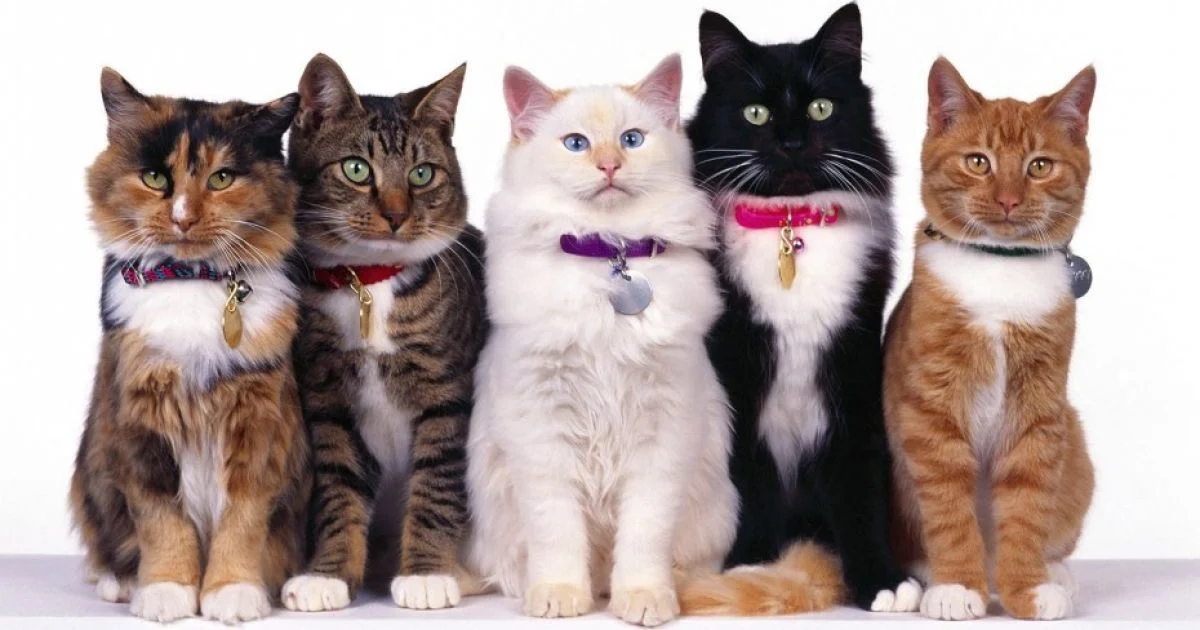
#> input picture 2024-2025/PMP-32/coursework/Viktoriia Pasichna/Gradient-Based Methods/Images/photo_cat.webp, 1200 x 630 px
$ python -i triangulation.py   (imports and definitions only)
#> lines starting #> are read from the running program, lines starting #| are printed output that depends on the picture; after the words box and inside, x2 and y2 are one past the last pixel; in counts of white or black regions, pixels touching at a corner belong together
import numpy as np
from scipy.spatial import Delaunay
from PIL import Image, ImageDraw
import cv2

def load_image(path):
    return Image.open(path).convert("RGB")

def get_random_points(img, num_points, seed=None):
    width, height = img.size
    rng = np.random.default_rng(seed)
    points = set()
    while len(points) < num_points:
        x = rng.integers(0, width)
        y = rng.integers(0, height)
        points.add((x, y))
    points.update([(0, 0), (0, height - 1), (width - 1, 0), (width - 1, height - 1)])
    return np.array(list(points))

def get_edge_points(img, num_points, seed=None):
    gray = np.array(img.convert("L"))
    edges = cv2.Canny(gray, 100, 200)


    y, x = np.nonzero(edges)
    points = list(zip(x, y))

    width, height = img.size
    points.extend([(0, 0), (width - 1, 0), (0, height - 1), (width - 1, height - 1)])

    rng = np.random.default_rng(seed)
    if len(points) > num_points:
        indices = rng.choice(len(points), num_points, replace=False)
        points = [points[i] for i in indices]

    return np.array(points)

def draw_delaunay(img, points, tri):
    width, height = img.size
    output = Image.new("RGB", (width, height))
    draw = ImageDraw.Draw(output)
    pixels = img.load()

    for triangle in tri.simplices:
        pts = [tuple(points[i]) for i in triangle]
        cx = int(sum(p[0] for p in pts) / 3)
        cy = int(sum(p[1] for p in pts) / 3)

        if 0 <= cx < width and 0 <= cy < height:
            color = pixels[cx, cy]
        else:
            color = (0, 0, 0)

        draw.polygon(pts, fill=color)

    return output

def compress_image_with_delaunay(image_path, output_path, num_points=800, use_edges=True, seed=None):
    img = load_image(image_path)
#> in load_image, returned value is the input picture: PIL image 1200x630 RGB; mean R, G, B 174.2, 158.1, 154.8

    if use_edges:
        points = get_edge_points(img, num_points, seed=seed)
#> in get_edge_points, `gray = np.array(img.convert("L"))`:
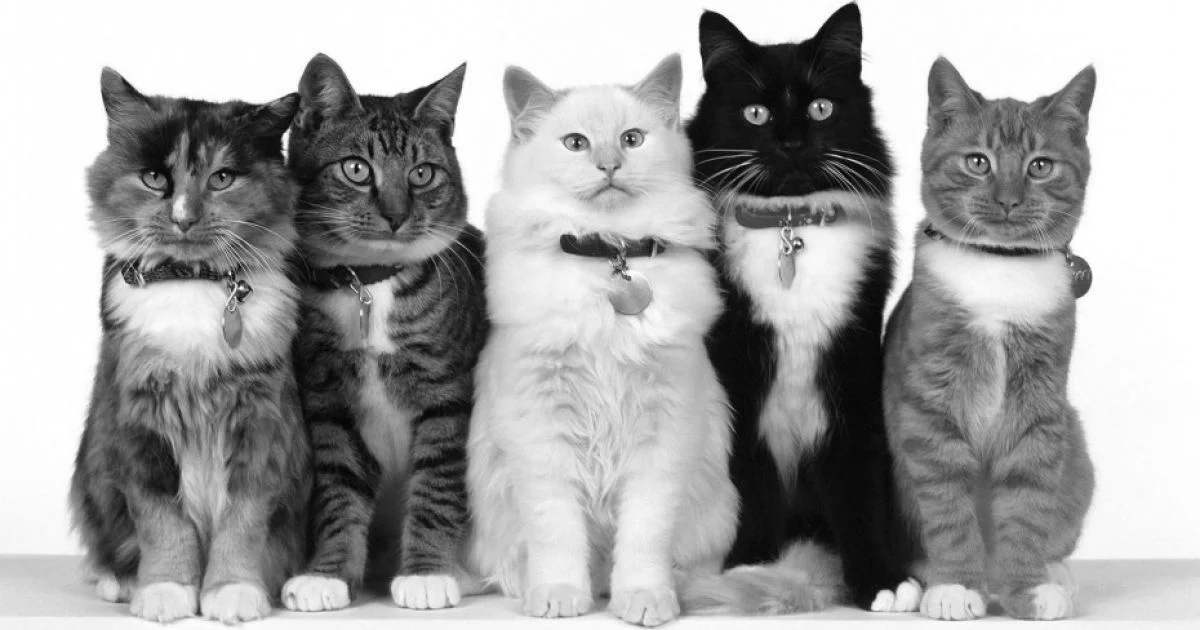
#> gray: shape (630, 1200); min 0, max 255, mean 162.6
#> in get_edge_points, `edges = cv2.Canny(gray, 100, 200)`:
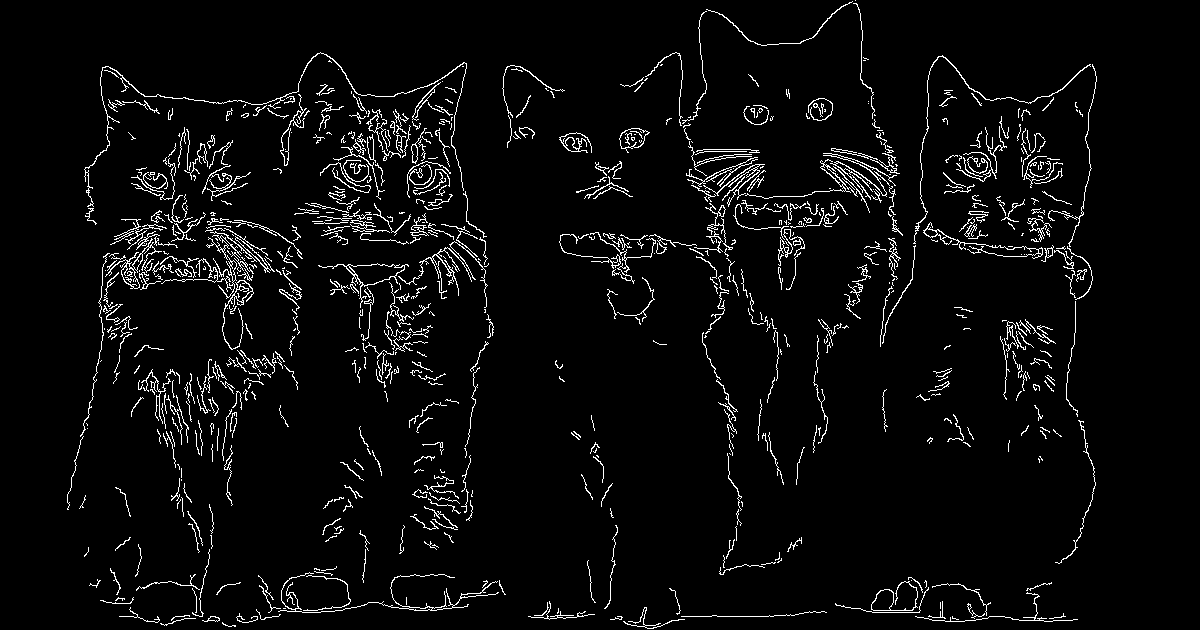
#> edges: shape (630, 1200); 4.2% white in thin lines or dots, all inside (x1, y1, x2, y2) = (67, 0, 1097, 629)
#> in get_edge_points, `points = list(zip(x, y))`: points = 31785 items
#> in get_edge_points, `indices = rng.choice(len(points), num_points, replace=False)`: indices = 800 values, max 31677 at index 344, min 69 at index 470, mean 16275
#> in get_edge_points, `points = [points[i] for i in indices]`: points = 800 pairs, first value 80 to 1094, second value 14 to 622
    else:
        points = get_random_points(img, num_points, seed=seed)

    tri = Delaunay(points)
    compressed = draw_delaunay(img, points, tri)
#> in draw_delaunay, `output = Image.new("RGB", (width, height))`: output: PIL image 1200x630 RGB; every value is 0
#> the loop in draw_delaunay, `for triangle in tri.simplices:` made 1581 passes
#> (pts, cx, cy, color) on passes 1 to 11: ([(318, 53), (102, 68), (702, 14)], 374, 45, (254, 254, 254)), ([(85, 170), (84, 421), (80, 436)], 83, 342, (254, 254, 254)), ([(1075, 106), (965, 81), (860, 16)], 966, 67, (254, 254, 254)), ([(110, 271), (101, 296), (85, 170)], 98, 245, (228, 223, 223)), ([(92, 389), (101, 296), (93, 385)], 95, 356, (248, 246, 249)), ([(101, 296), (92, 389), (84, 421)], 92, 368, (249, 242, 247)), ([(85, 170), (101, 296), (84, 421)], 90, 295, (254, 254, 254)), ([(318, 53), (129, 83), (102, 68)], 183, 68, (254, 254, 254)), ([(129, 83), (238, 100), (137, 91)], 168, 91, (255, 252, 249)), ([(238, 100), (129, 83), (318, 53)], 228, 78, (254, 254, 254)), ([(92, 389), (89, 408), (84, 421)], 88, 406, (218, 205, 212))
#> (cx, cy, color) on passes 61 to 66: (774, 99, (7, 9, 10)), (1082, 120, (159, 105, 103)), (1069, 133, (126, 82, 74)), (1044, 130, (149, 91, 60)), (909, 99, (253, 253, 253)), (894, 118, (253, 253, 253))
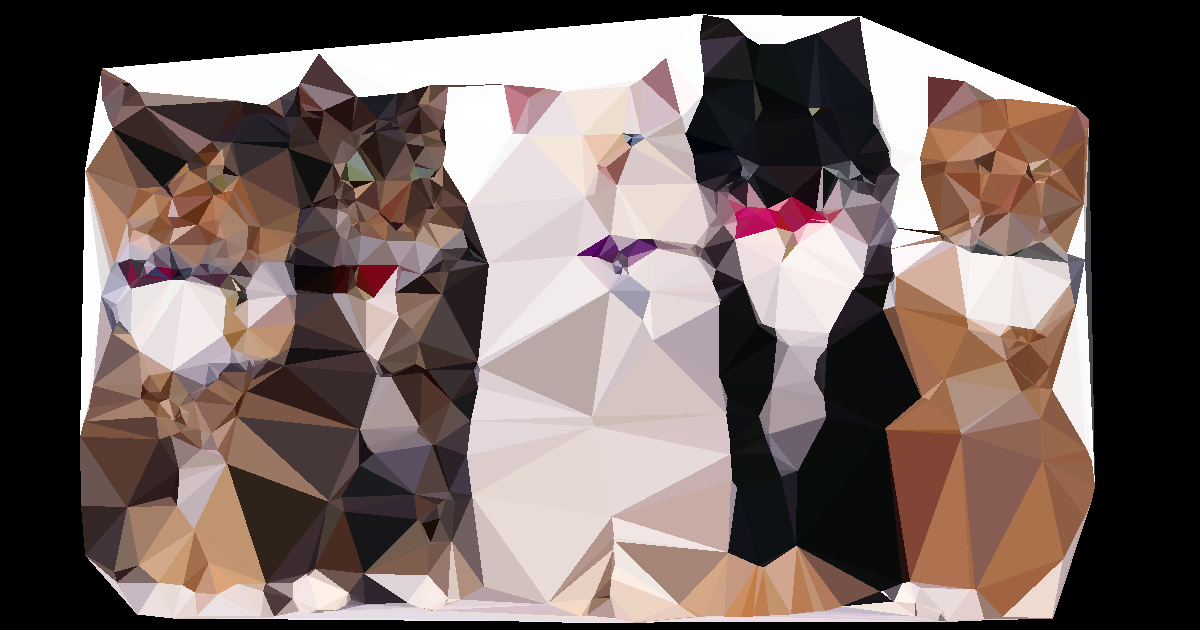
#> compressed: PIL image 1200x630 RGB; mean R, G, B 116.4, 101.1, 97.5
    compressed.save(output_path)
    return compressed

>>> result = compress_image_with_delaunay('../Viktoriia Pasichna/Gradient-Based Methods/Images/photo_cat.webp', 'out.png')
